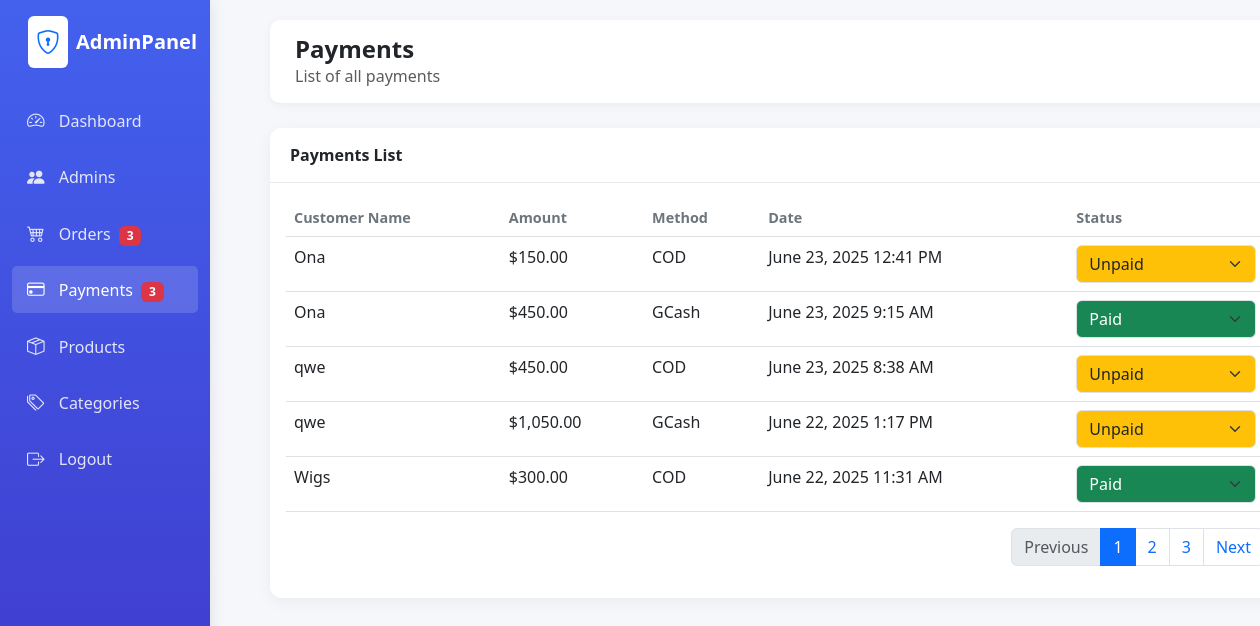
/admin/payments.php (signed in), run on an earlier commit of the app's database.
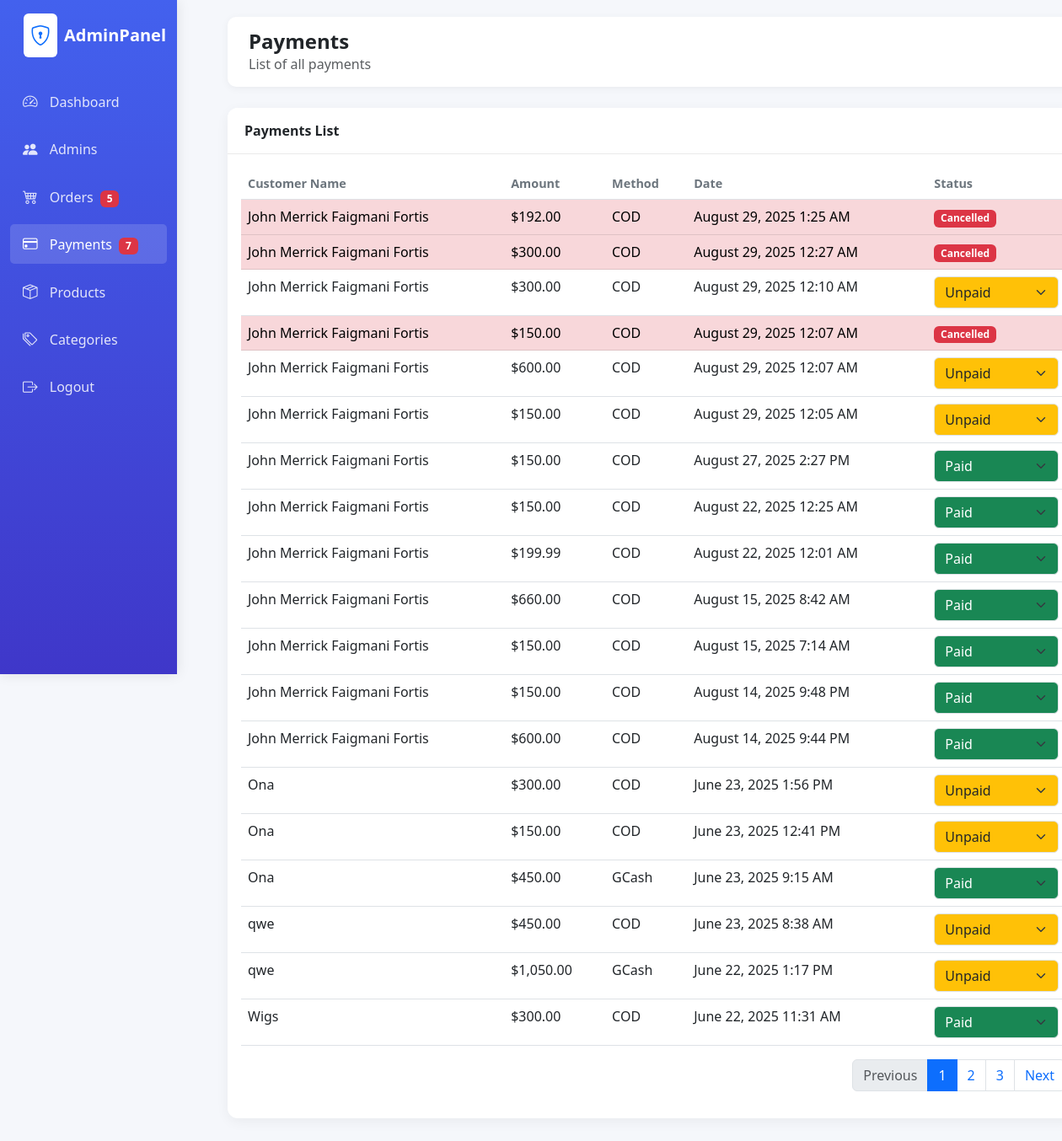
And on a later commit of the database.
### tables this page shows
CREATE TABLE `payment` (
  `Payment_ID` int(11) NOT NULL,
  `Payment_Date` datetime NOT NULL DEFAULT current_timestamp(),
  `Payment_Method` varchar(50) NOT NULL,
  `Payment_Amount` decimal(10,2) NOT NULL,
  `Order_ID` int(11) NOT NULL,
  `Admin_ID` int(11) NOT NULL,
  `payment_status` enum('Unpaid','Paid') NOT NULL DEFAULT 'Unpaid'
);

### admin/classes/database.php (called while the page is built, shortened)
<?php
class database{
    function opencon() {
        return new PDO(
            'mysql:host=localhost;dbname=naitsa',
            'root',
            ''
        );
    }
    function fetchOrders() {
        $con = $this->opencon();
        $stmt = $con->prepare("
            SELECT o.*, p.payment_status
            FROM orders o
            LEFT JOIN payment p ON o.Order_ID = p.Order_ID
            ORDER BY o.Order_Date DESC
        ");
        $stmt->execute();
        return $stmt->fetchAll(PDO::FETCH_ASSOC);
    }
    function getAllPayments() {
        $con = $this->opencon();
        $stmt = $con->prepare("SELECT p.*, o.order_status FROM payment p LEFT JOIN orders o ON p.Order_ID = o.Order_ID ORDER BY p.Payment_Date DESC");
        $stmt->execute();
        return $stmt->fetchAll(PDO::FETCH_ASSOC);
    }
    function countUnpaidPayments() {
        $con = $this->opencon();
                $stmt = $con->prepare("SELECT COUNT(*)
                                                             FROM payment p
                                                             LEFT JOIN orders o ON p.Order_ID = o.Order_ID
                                                             WHERE p.payment_status = 'Unpaid'
                                                                 AND (o.order_status IS NULL OR o.order_status <> 'Cancelled')");
        $stmt->execute();
        return (int)$stmt->fetchColumn();
    }
    function countPendingOrProcessingOrders() {
        $orders = $this->fetchOrders();
        $count = 0;
        foreach ($orders as $order) {
            if ($order['order_status'] === 'Pending' || $order['order_status'] === 'Processing') {
                $count++;
            }
        }
        return $count;
    }
    function getCustomerNameByOrderId($order_id) {
        $con = $this->opencon();
        $stmt = $con->prepare("SELECT c.Customer_Name FROM orders o JOIN customer c ON o.Customer_ID = c.Customer_ID WHERE o.Order_ID = ?");
        $stmt->execute([$order_id]);
        $name = $stmt->fetchColumn();
        return $name ?: 'Unknown';
    }
}

### admin/payments.php (the view, shortened to what the changed rows need)
<?php
require_once('classes/database.php');
$db = new database();
try {
    $payments = $db->getAllPayments();
} catch (PDOException $e) {
    $error = "Database Error: " . $e->getMessage();
}
$unpaidPayments = $db->countUnpaidPayments();
$pendingOrders = $db->countPendingOrProcessingOrders();
?>
<!DOCTYPE html>
<html lang="en">
<head>
    <link href="https://cdn.jsdelivr.net/npm/bootstrap@5.3.0/dist/css/bootstrap.min.css" rel="stylesheet">
    <link rel="stylesheet" href="https://cdn.jsdelivr.net/npm/bootstrap-icons@1.10.0/font/bootstrap-icons.css">
    <link rel="stylesheet" href="assets/css/style.css">
</head>
<body class="dashboard-page">
    <div class="container-fluid">
        <div class="row">
            <div class="col-md-2 col-lg-2 d-md-block sidebar collapse">
                <div class="pt-3">
                    <ul class="nav flex-column">
                        <li class="nav-item">
                            <a class="nav-link" href="orders.php">
                                <i class="bi bi-cart4"></i>
                                <span>Orders</span>
                                <?php if (!empty($pendingOrders) && $pendingOrders > 0): ?>
                                    <span class="badge bg-danger ms-1"><?= $pendingOrders ?></span>
                                <?php endif; ?>
                            </a>
                        </li>
                        <li class="nav-item">
                            <a class="nav-link active" href="payments.php">
                                <i class="bi bi-credit-card"></i>
                                <span>Payments</span>
                                <?php if ($unpaidPayments > 0): ?>
                                    <span class="badge bg-danger ms-1"><?= $unpaidPayments ?></span>
                                <?php endif; ?>
                            </a>
                        </li>
                    </ul>
                </div>
            </div>
            <div class="col-md-10 col-lg-10 main-content">
                <div class="card">
                    <div class="card-body">
                        <div class="table-responsive">
                            <table class="table table-hover">
                                <thead>
                                    <tr>
                                        <th>Customer Name</th>
                                        <th>Amount</th>
                                        <th>Method</th>
                                        <th>Date</th>
                                        <th>Status</th>
                                    </tr>
                                </thead>
                                <tbody>
                                    <?php foreach ($payments as $payment): ?>
                                    <tr<?= (isset($payment['order_status']) && $payment['order_status'] === 'Cancelled') ? ' class="table-danger"' : '' ?>>
                                        <td>
                                            <?php
$customerName = $db->getCustomerNameByOrderId($payment['Order_ID']);
echo htmlspecialchars($customerName);
?>
                                        </td>
                                        <td>$<?= number_format($payment['Payment_Amount'], 2) ?></td>
                                        <td><?= htmlspecialchars($payment['Payment_Method']) ?></td>
                                        <td><?= date('F j, Y g:i A', strtotime($payment['Payment_Date'])) ?></td>
                                        <td>
                                            <?php if (isset($payment['order_status']) && $payment['order_status'] === 'Cancelled'): ?>
                                                <span class="badge bg-danger">Cancelled</span>
                                            <?php else: ?>
                                            <form method="post" action="payments.php" style="display:inline;">
                                                <select
                                                    name="payment_status"
                                                    class="form-select payment-status-select
                                                        <?php
                                                            if (($payment['payment_status'] ?? '') === 'Unpaid') echo ' bg-warning text-dark';
                                                            elseif (($payment['payment_status'] ?? '') === 'Paid') echo ' bg-success text-white';
                                                        ?>"
                                                    onchange="this.form.submit()"
                                                    style="min-width:100px;"
                                                >
                                                    <?php
                                                    $pstatuses = ['Unpaid', 'Paid'];
                                                    foreach ($pstatuses as $status) {
                                                        $selected = ($payment['payment_status'] ?? '') === $status ? 'selected' : '';
                                                        echo "<option value=\"$status\" $selected>$status</option>";
                                                    }
                                                    ?>
                                                </select>
                                            </form>
                                            <?php endif; ?>
                                        </td>
                                    </tr>
                                    <?php endforeach; ?>
                                </tbody>
                            </table>
                        </div>
                    </div>
                </div>
            </div>
        </div>
    </div>
</body>
</html>

What changed in the data, as far as the page shows it:
added payment: customerName "John Merrick Faigmani Fortis", Payment_Amount "192.00", Payment_Method "COD", Payment_Date "August 29, 2025 1:25 AM", shows "Cancelled"
added payment: customerName "John Merrick Faigmani Fortis", Payment_Amount "300.00", Payment_Method "COD", Payment_Date "August 29, 2025 12:27 AM", shows "Cancelled"
added payment: customerName "John Merrick Faigmani Fortis", Payment_Amount "300.00", Payment_Method "COD", Payment_Date "August 29, 2025 12:10 AM", payment_status "Unpaid"
added payment: customerName "John Merrick Faigmani Fortis", Payment_Amount "150.00", Payment_Method "COD", Payment_Date "August 29, 2025 12:07 AM", shows "Cancelled"
added payment: customerName "John Merrick Faigmani Fortis", Payment_Amount "600.00", Payment_Method "COD", Payment_Date "August 29, 2025 12:07 AM", payment_status "Unpaid"
added payment: customerName "John Merrick Faigmani Fortis", Payment_Amount "150.00", Payment_Method "COD", Payment_Date "August 29, 2025 12:05 AM", payment_status "Unpaid"
added payment: customerName "John Merrick Faigmani Fortis", Payment_Amount "150.00", Payment_Method "COD", Payment_Date "August 27, 2025 2:27 PM", payment_status "Paid"
added payment: customerName "John Merrick Faigmani Fortis", Payment_Amount "150.00", Payment_Method "COD", Payment_Date "August 22, 2025 12:25 AM", payment_status "Paid"
added payment: customerName "John Merrick Faigmani Fortis", Payment_Amount "199.99", Payment_Method "COD", Payment_Date "August 22, 2025 12:01 AM", payment_status "Paid"
added payment: customerName "John Merrick Faigmani Fortis", Payment_Amount "660.00", Payment_Method "COD", Payment_Date "August 15, 2025 8:42 AM", payment_status "Paid"
added payment: customerName "John Merrick Faigmani Fortis", Payment_Amount "150.00", Payment_Method "COD", Payment_Date "August 15, 2025 7:14 AM", payment_status "Paid"
added payment: customerName "John Merrick Faigmani Fortis", Payment_Amount "150.00", Payment_Method "COD", Payment_Date "August 14, 2025 9:48 PM", payment_status "Paid"
added payment: customerName "John Merrick Faigmani Fortis", Payment_Amount "600.00", Payment_Method "COD", Payment_Date "August 14, 2025 9:44 PM", payment_status "Paid"
added payment: customerName "Ona", Payment_Amount "300.00", Payment_Method "COD", Payment_Date "June 23, 2025 1:56 PM", payment_status "Unpaid"
Also different on the page:
$pendingOrders: "3" → "5"
$unpaidPayments: "3" → "7"
